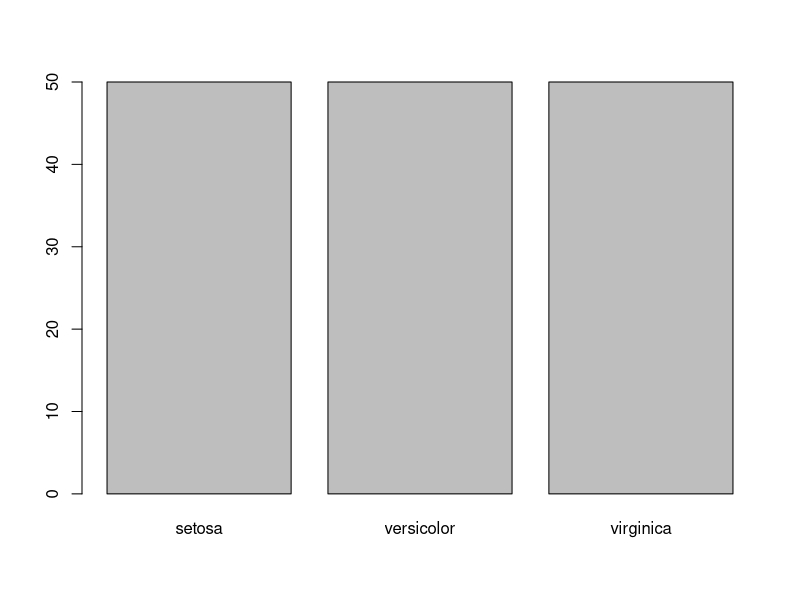
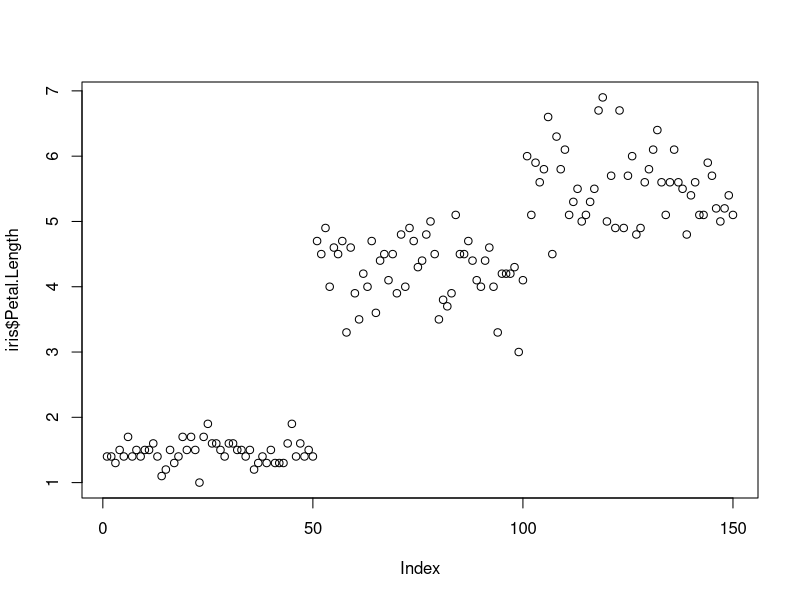
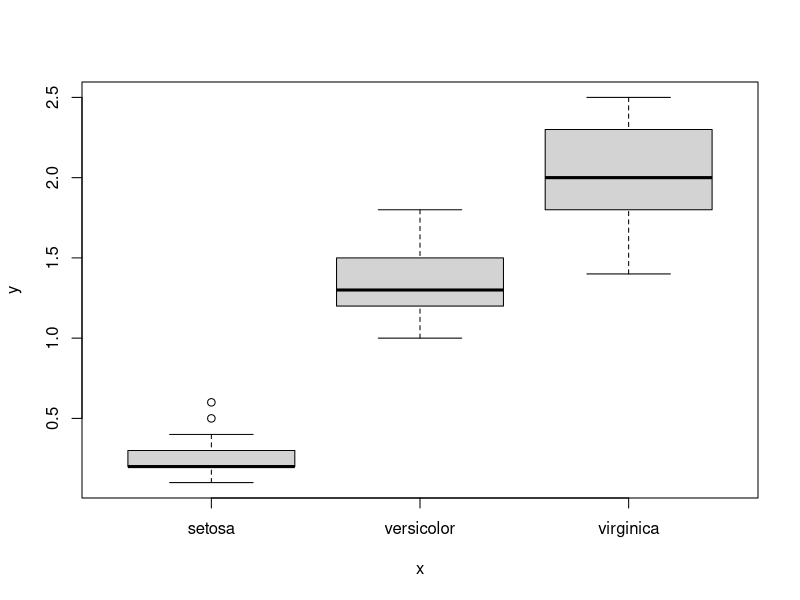
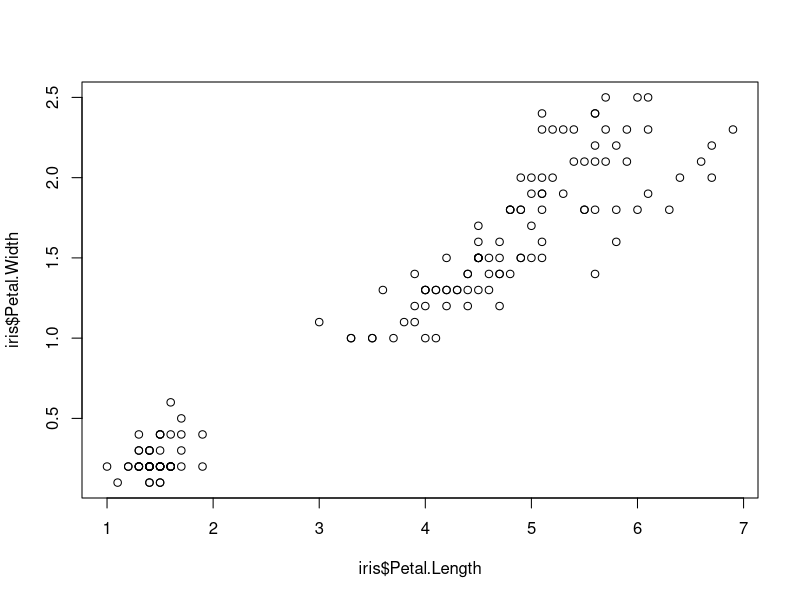

The R script that drew these images, in order:
library(datasets)
head(iris)

plot(iris$Species)
plot(iris$Petal.Length)
plot(iris$Species, iris$Petal.Width)
plot(iris$Petal.Length, iris$Petal.Width)



